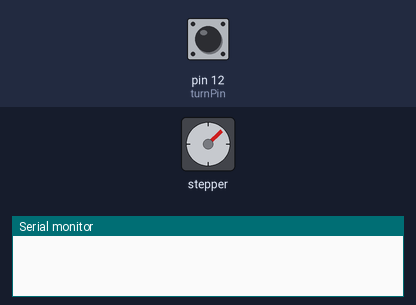
This sketch was run on a simulated Arduino Uno, built with avr-gcc and run on an emulated ATmega328P. On the bench: stepper motor, the last lines printed to the serial monitor. Inputs (shaded band) come from the test bench; at power-on: pin 12 (turnPin) HIGH. Stepper angles assume 2048 steps per turn.

Above: at 0.9 s.
1.0 s: pin 12 (turnPin) pulled LOW for 0.15 s
At 4.0 s:
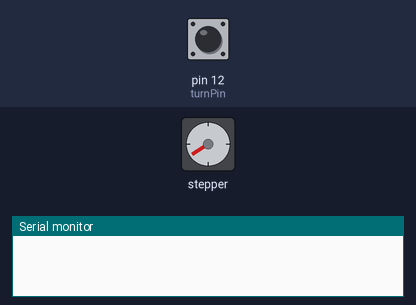
4.1 s: pin 12 (turnPin) driven LOW
At 13.8 s:
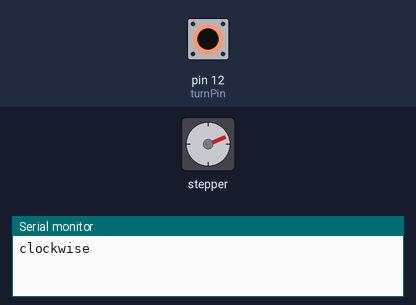
Timing chart, 0 to 16.1 s (numbered marks = the images above; inputs shaded):
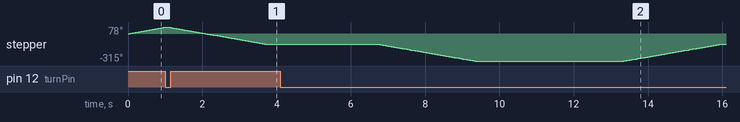

The sketch:

stepper_half_turn.ino
```cpp
/*
 Stepper Motor Control - one revolution

 This program drives a unipolar or bipolar stepper motor.
 The motor is attached to digital pins 8 - 11 of the Arduino.

 The motor should revolve one revolution in one direction, then
 one revolution in the other direction.


 Created 11 Mar. 2007
 Modified 30 Nov. 2009
 by Tom Igoe

 */

//http://forum.pjrc.com/threads/23763-28BYJ-48-stepper-motor-works

#include <Stepper.h>

const int stepsPerRevolution = 64;  // change this to fit the number of steps per revolution
//const int stepsPerRevolution = 500;  // change this to fit the number of steps per revolution
                                     // for your motor
//const int stepsPerRevolution = 4096;

// initialize the stepper library on pins 8 through 11:
//Stepper myStepper(stepsPerRevolution, 8,9,10,11);
//ziping note pin 1,2,3,4 connect to 8,9,10,11, but when init 8, 10, 9, 11
Stepper myStepper(stepsPerRevolution, 4,6,5,7);

boolean flag=false;

//use internal pull up register http://arduino.cc/en/Tutorial/InputPullupSerial
int turnPin=12;

void setup() {
  // set the speed at 60 rpm:
  myStepper.setSpeed(400);
  //use internal pull up register http://arduino.cc/en/Tutorial/InputPullupSerial
   pinMode(turnPin, INPUT_PULLUP);
  // initialize the serial port:
  Serial.begin(9600);
    for(int icount=0; icount<stepsPerRevolution*320; icount+=32)
    {
      if(digitalRead(turnPin)==LOW)
        break;
      myStepper.step(32);
    }
    myStepper.step(-stepsPerRevolution*18); //64*32 is 360 degree.
    delay(2000);
}

void loop() {
  if(flag)
  {
  // step one revolution  in one direction:
   Serial.println("clockwise");
   //myStepper.step(64);
    // myStepper.step(stepsPerRevolution*18); //64*32 is 360 degree.
    for(int icount=0; icount<stepsPerRevolution*30; icount+=32)
    {
      if(digitalRead(turnPin)==LOW)
        break;
      myStepper.step(-32);
    }

   delay(2000);
    myStepper.step(stepsPerRevolution*17); //64*32 is 360 degree.
     delay(2000);

  flag=false;
  }
  else
  {
    //myStepper.step(-stepsPerRevolution*18); //64*32 is 360 degree.
    //delay(2000);
    //myStepper.step(stepsPerRevolution*18); //64*32 is 360 degree.
    //delay(2000);
      for(int icount=0; icount<stepsPerRevolution*30; icount+=32)
    {
      if(digitalRead(turnPin)==LOW)
        break;
      myStepper.step(32);
    }
     delay(1000);
     myStepper.step(-stepsPerRevolution*17); //64*32 is 360 degree.
      delay(2000);
    flag=true;
  }
}
```
